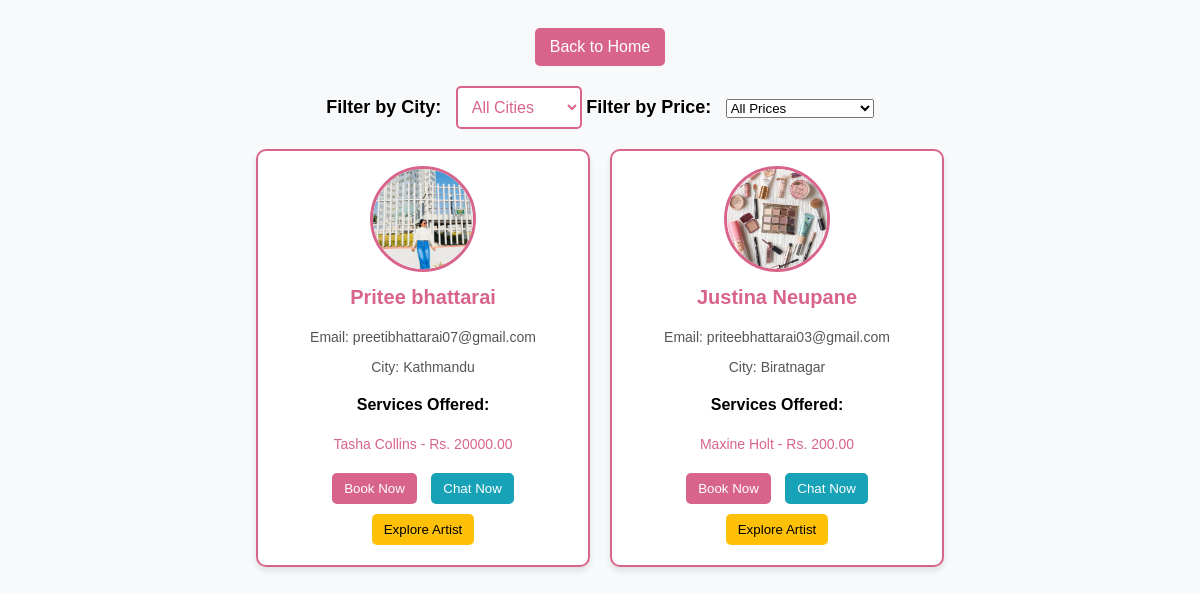
Page /artists/ on the earlier database version.
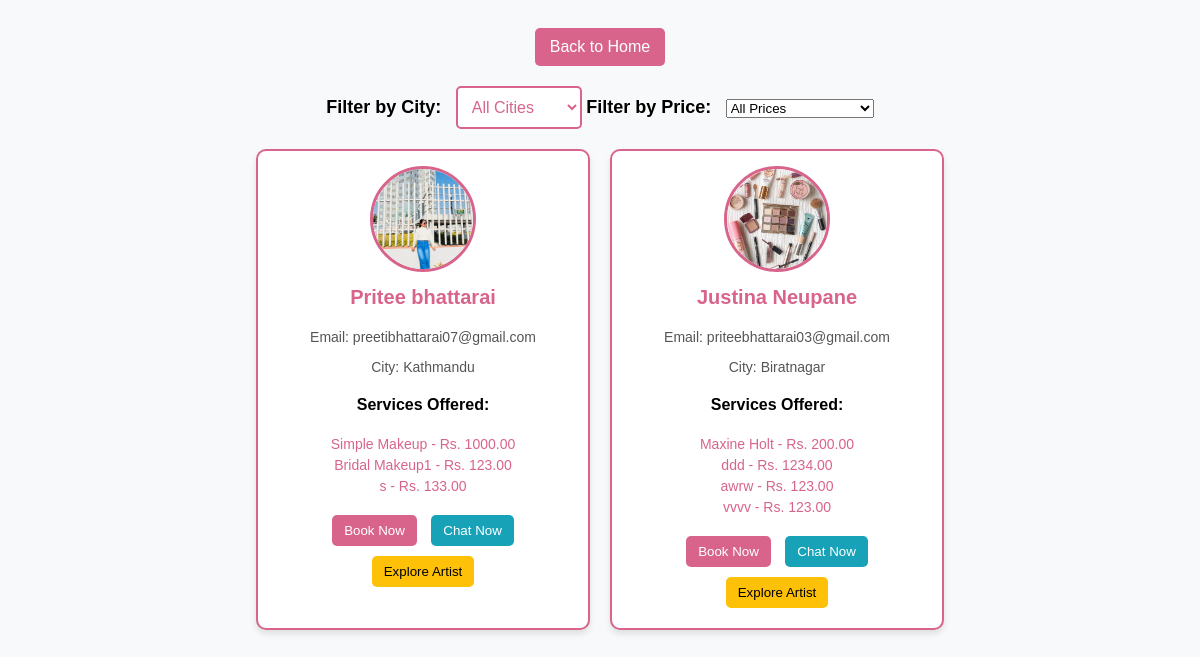
Same page on the later database version.
### accounts/models.py (models this page shows, shortened)
class User(AbstractUser):
    username = None  # ✅ Remove username field completely
    email = models.EmailField(unique=True)  # Email as the unique identifier
    phone = models.CharField(max_length=15, unique=True)
    password = models.CharField(max_length=100)
    profile_image = models.ImageField(upload_to="profile_images/", null=True, blank=True)
    city = models.CharField(max_length=100, null=True, blank=True)
    is_verified = models.BooleanField(default=False)
    is_artist = models.BooleanField(default=False)
    otp = models.CharField(max_length=6, blank=True, null=True)  # ✅ Stores OTP
    works_at = models.CharField(max_length=255, null=True, blank=True)
    experience_years = models.IntegerField(default=0, null=True, blank=True)
    is_available = models.BooleanField(default=True)
    USERNAME_FIELD = "email"  # ✅ Login using email instead of username
    REQUIRED_FIELDS = []  # ✅ Don't require username
    objects = CustomUserManager()  # ✅ Use custom manager

class Service(models.Model):
    artist = models.ForeignKey(User, related_name='services', on_delete=models.CASCADE)
    service_name = models.CharField(max_length=255)
    price = models.DecimalField(max_digits=10, decimal_places=2)
    duration = models.CharField(max_length=50, default="30 mins")
    description = models.TextField(blank=True, null=True)
    created_at = models.DateTimeField(auto_now_add=True)

### accounts/views.py (the view)
# urls.py: path('artists/', artist_list, name='artist_list'),
def artist_list(request):
    artists = User.objects.filter(is_artist=True)  # ✅ Only show users who are artists
    cities = User.objects.filter(is_artist=True).values_list('city', flat=True).distinct()  # ✅ Get cities for artists only
    return render(request, "accounts/artist_list.html", {"artists": artists, "cities": cities})

### accounts/templates/accounts/artist_list.html (shortened to what this page needs)
{% load static %}
<!DOCTYPE html>
<html lang="en">
<head>
    <link rel="stylesheet" href="{% static 'css/artist_directory2.css' %}">
</head>
<body>
    <div class="back-to-home">
        <button onclick="window.location.href='{% url 'home' %}'">Back to Home</button>
    </div>
<div class="filter-container">
    <label for="city-filter">Filter by City:</label>
    <select id="city-filter" onchange="filterArtists()">
        <option value="all">All Cities</option>
    </select>
    <label for="price-filter">Filter by Price:</label>
    <select id="price-filter" onchange="filterArtists()">
        <option value="all">All Prices</option>
    </select>
</div>
<div class="artist-container">
    {% for artist in artists %}
    <div class="artist-card" data-city="{{ artist.city }}">
        <div class="artist-image">
            {% if artist.profile_image %}
                <img src="{{ artist.profile_image.url }}" alt="{{ artist.first_name }} {{ artist.last_name }}">
            {% else %}
                <img src="{% static 'images/default_profile.png' %}" alt="Default Profile Image">
            {% endif %}
        </div>
        <div class="artist-info">
            <h3>{{ artist.first_name }} {{ artist.last_name }}</h3>
            <p>Email: {{ artist.email }}</p>
            <p class="artist-city">City: {{ artist.city }}</p>
            {% if artist.services.exists %}
                <h4>Services Offered:</h4>
                <ul>
                    {% for service in artist.services.all %}
                        <li class="service-item" data-price="{{ service.price }}">
                            {{ service.service_name }} - Rs. {{ service.price }}
                        </li>
                    {% endfor %}
                </ul>
            {% else %}
                <p>No services listed.</p>
            {% endif %}
            <div class="button-group">
                <button onclick="bookArtist('{{ artist.id }}')">Book Now</button>
                <button onclick="chatWithArtist('{{ artist.id }}')">Chat Now</button>
                <button onclick="window.location.href='{% url 'artist_detail' artist.id %}'">Explore Artist</button>
            </div>
        </div>
    </div>
    {% empty %}
    <p>No artists registered yet.</p>
    {% endfor %}
</div>
</body>
</html>

### accounts/static/css/artist_directory2.css (style rules this page uses)
body { font-family: Arial, sans-serif; background-color: #f8f9fa; padding: 20px; text-align: center; }
.back-to-home { margin-bottom: 20px; }
.back-to-home button { padding: 10px 15px; font-size: 16px; border: none; background-color: #D8648C; color: white; cursor: pointer; border-radius: 5px; transition: 0.3s; }
.filter-container { margin-bottom: 20px; }
.filter-container label { font-size: 18px; font-weight: bold; margin-right: 10px; }
#city-filter { padding: 10px; font-size: 16px; border-radius: 5px; border: 2px solid #D8648C; background: white; color: #D8648C; cursor: pointer; transition: 0.3s; }
.artist-container { display: flex; flex-wrap: wrap; justify-content: center; gap: 20px; }
.artist-card { width: 300px; background-color: white; border-radius: 10px; box-shadow: 0 4px 6px rgba(0, 0, 0, 0.1); padding: 15px; text-align: center; transition: 0.3s; border: 2px solid #D8648C; }
.artist-image img { width: 100px; height: 100px; border-radius: 50%; object-fit: cover; border: 3px solid #D8648C; }
.artist-info h3 { margin-top: 10px; font-size: 20px; color: #D8648C; }
.artist-info p { font-size: 14px; color: #555; }
.artist-info ul { list-style-type: none; padding: 0; }
.artist-info ul li { font-size: 14px; margin-top: 5px; color: #D8648C; }
.button-group { margin-top: 10px; }
.button-group button { padding: 8px 12px; margin: 5px; border: none; background-color: #D8648C; color: white; cursor: pointer; border-radius: 5px; transition: 0.3s; }
.button-group button:nth-child(2) { background-color: #17a2b8; }
.button-group button:nth-child(3) { background-color: #ffc107; color: black; }

Differences in the rows shown:
removed Service: service_name "Tasha Collins", price "20000.00", shown under User "Pritee"
added Service: service_name "Simple Makeup", price "1000.00", shown under User "Pritee"
added Service: service_name "Bridal Makeup1", price "123.00", shown under User "Pritee"
added Service: service_name "s", price "133.00", shown under User "Pritee"
added Service: service_name "ddd", price "1234.00", shown under User "Justina"
added Service: service_name "awrw", price "123.00", shown under User "Justina"
added Service: service_name "vvvv", price "123.00", shown under User "Justina"
